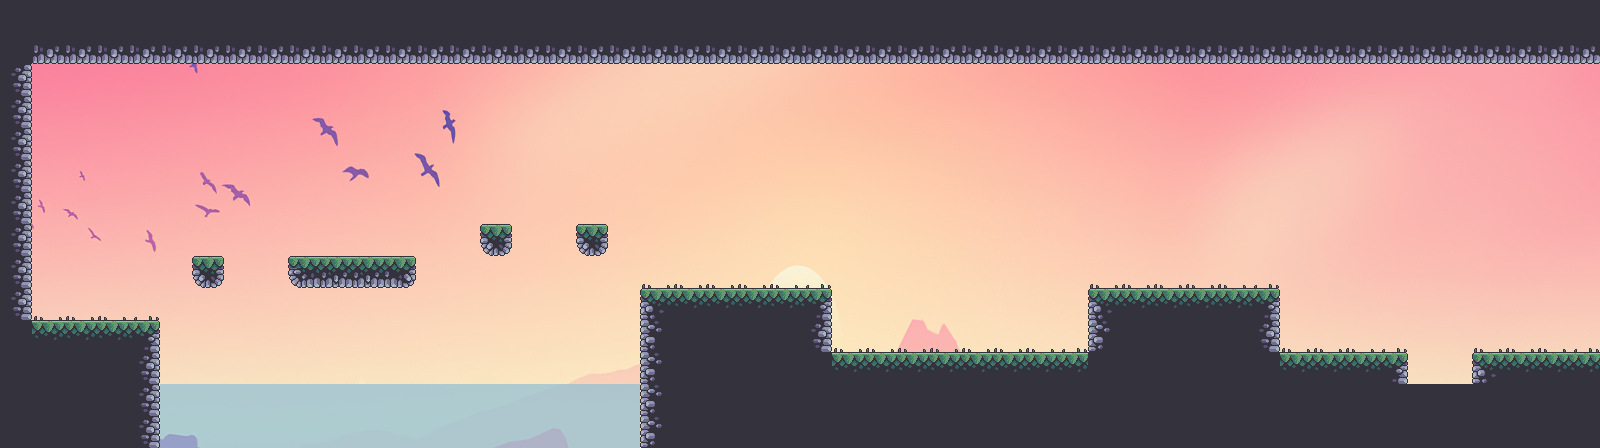

This game map was drawn from its Tiled (.tmx) file and the tilesets committed beside it. A one-line description and the trimmed map source follow:
An orthogonal 50x14 tile map with 32x32 px tiles, 5 tile layers (Background, Wall, Ground - back, Ground - upper, ...), 4 tilesets and 62 objects.

<map version="1.9" tiledversion="1.9.1" orientation="orthogonal" renderorder="right-down" width="50" height="14" tilewidth="32" tileheight="32" infinite="0" nextlayerid="37" nextobjectid="290">
 <properties>
  <property name="backgroundMusic" value="sound/level1.wav" />
 </properties>
 <tileset firstgid="1" source="outside_sprites.tsx" />
 <tileset firstgid="49" name="water" tilewidth="32" tileheight="32" tilecount="1" columns="1">
  <image source="water.png" width="32" height="32" />
 </tileset>
 <tileset firstgid="50" name="grass_atlas" tilewidth="32" tileheight="32" tilecount="2" columns="2">
  <image source="grass_atlas.png" width="64" height="32" />
 </tileset>
 <tileset firstgid="52" name="mainmenu" tilewidth="32" tileheight="32" tilecount="8040" columns="120">
  <image source="../interface/mainmenu.jpg" width="3840" height="2160" />
 </tileset>
 <objectgroup id="1" name="Ground">
  <object id="227" x="32" y="320">
   <polyline points="0,0 128,0" />
  </object>
  <object id="228" x="1472" y="352">
   <polyline points="0,0 128,0" />
  </object>
  <object id="229" x="1280" y="352">
   <polyline points="0,0 128,0" />
  </object>
  <object id="230" x="640" y="288">
   <polyline points="0,0 192,0" />
  </object>
  <object id="231" x="1088" y="288">
   <polyline points="0,0 192,0" />
  </object>
  <object id="232" x="832" y="352">
   <polyline points="0,0 256,0" />
  </object>
  <object id="278" x="192" y="256">
   <polyline points="0,0 32,0" />
  </object>
  <object id="279" x="288" y="256">
   <polyline points="0,0 128,0" />
  </object>
  <object id="280" x="480" y="224">
   <polyline points="0,0 32,0" />
  </object>
  <object id="282" x="576" y="224">
   <polyline points="0,0 32,0" />
  </object>
 </objectgroup>
 <objectgroup id="3" name="Wall">
  <object id="283" x="640" y="288">
   <polyline points="0,0 0,160" />
  </object>
  <object id="284" x="832" y="288">
   <polyline points="0,0 0,64" />
  </object>
  <object id="285" x="1088" y="288">
   <polyline points="0,0 0,64" />
  </object>
  <object id="286" x="160" y="320">
   <polyline points="0,0 0,128" />
  </object>
  <object id="287" x="32" y="64">
   <polyline points="0,0 0,256" />
  </object>
  <object id="288" x="1600" y="64">
   <polyline points="0,0 0,288 0,285" />
  </object>
  <object id="289" x="1280" y="288">
   <polyline points="0,0 0,64" />
  </object>
 </objectgroup>
 <objectgroup id="4" name="CliffMarker">
  <object id="257" x="640" y="256">
   <polyline points="0,0 0,32" />
  </object>
  <object id="258" x="1600" y="320">
   <polyline points="0,0 0,32" />
  </object>
  <object id="271" x="1408" y="320">
   <polyline points="0,0 0,32" />
  </object>
  <object id="272" x="1472" y="320">
   <polyline points="0,0 0,32" />
  </object>
 </objectgroup>
 <objectgroup id="5" name="Player">
  <object id="181" x="50.7878" y="289.091" width="19" height="26" />
 </objectgroup>
 <objectgroup id="6" name="Box">
  <object id="218" x="1153.33" y="265.666" width="25" height="18" />
  <object id="220" x="779.667" y="264.333" width="25" height="18" />
 </objectgroup>
 <objectgroup id="7" name="Spike">
  <object id="224" x="1408" y="368" width="32" height="16" />
  <object id="225" x="1440" y="368" width="32" height="16" />
 </objectgroup>
 <objectgroup id="8" name="Cannon" />
 <objectgroup id="9" name="Water">
  <object id="242" x="160" y="352" width="32" height="32" />
  <object id="243" x="192" y="352" width="32" height="32" />
  <object id="244" x="224" y="352" width="32" height="32" />
  <object id="245" x="256" y="352" width="32" height="32" />
  <object id="246" x="288" y="352" width="32" height="32" />
  <object id="247" x="320" y="352" width="32" height="32" />
  <object id="248" x="352" y="352" width="32" height="32" />
  <object id="249" x="384" y="352" width="32" height="32" />
  <object id="250" x="416" y="352" width="32" height="32" />
  <object id="251" x="448" y="352" width="32" height="32" />
  <object id="252" x="480" y="352" width="32" height="32" />
  <object id="253" x="512" y="352" width="32" height="32" />
  <object id="254" x="544" y="352" width="32" height="32" />
  <object id="255" x="576" y="352" width="32" height="32" />
  <object id="256" x="608" y="352" width="32" height="32" />
 </objectgroup>
 <objectgroup id="10" name="TreeOne">
  <object id="260" x="671" y="222" width="39" height="92" />
  <object id="265" x="1533" y="284" width="39" height="92" />
  <object id="270" x="992" y="282" width="39" height="92" />
 </objectgroup>
 <objectgroup id="11" name="TreeTwo">
  <object id="264" x="389" y="230" width="62" height="54" />
  <object id="267" x="134" y="295" width="62" height="54" />
 </objectgroup>
 <objectgroup id="12" name="TreeThree">
  <object id="269" x="536" y="196" width="62" height="54" />
 </objectgroup>
 <objectgroup id="13" name="Crabby">
  <object id="175" x="1034.55" y="316.727" width="24.6" height="23" />
  <object id="176" x="850.485" y="321.697" width="24.6" height="23" />
  <object id="180" x="1295.27" y="319.636" width="24.6" height="23" />
 </objectgroup>
 <objectgroup id="14" name="Shark">
  <object id="274" x="1163" y="264" width="21" height="22" />
 </objectgroup>
 <objectgroup id="15" name="PinkStar">
  <object id="273" x="712" y="261" width="27" height="25" />
 </objectgroup>
 <objectgroup id="16" name="BlueDiamond">
  <object id="277" x="781" y="253" width="14" height="12" />
 </objectgroup>
 <objectgroup id="16" name="GreenDiamond">
  <object id="276" x="1151" y="239" width="12" height="17" />
 </objectgroup>
 <objectgroup id="17" name="CannonFlip">
  <object id="275" x="475" y="175" width="40" height="26" />
 </objectgroup>
 <objectgroup id="20" name="Barrel">
  <object id="162" x="332" y="208" width="23" height="28.5" />
 </objectgroup>
 <objectgroup id="38" name="SilverCoin" visible="0">
  <object id="163" x="1480" y="270" width="11" height="11" />
  <object id="164" x="1500" y="270" width="11" height="11" />
  <object id="165" x="1520" y="270" width="11" height="11" />
 </objectgroup>
 <objectgroup id="39" name="GoldCoin">
  <object id="166" x="1460" y="270" width="11" height="11" />
  <object id="167" x="1440" y="270" width="11" height="11" />
  <object id="168" x="1440" y="270" width="11" height="11" />
 </objectgroup>
 <objectgroup id="40" name="Chest" />
 <objectgroup id="41" name="Key" />
 <layer id="20" name="Background" width="50" height="14">
  <data>[700 cells, 700 non-empty, 700 distinct tile ids]</data>
 </layer>
 <layer id="21" name="Wall" width="50" height="14">
  <data>[700 cells, 9 non-empty, 1 distinct tile ids]</data>
 </layer>
 <layer id="22" name="Ground - back" width="50" height="14">
  <data>[700 cells, 180 non-empty, 7 distinct tile ids]</data>
 </layer>
 <layer id="23" name="Ground - upper" width="50" height="14">
  <data>[700 cells, 100 non-empty, 2 distinct tile ids]</data>
 </layer>
 <layer id="24" name="Objects" width="50" height="14">
  <data>[700 cells, 86 non-empty, 8 distinct tile ids]</data>
 </layer>
</map>
